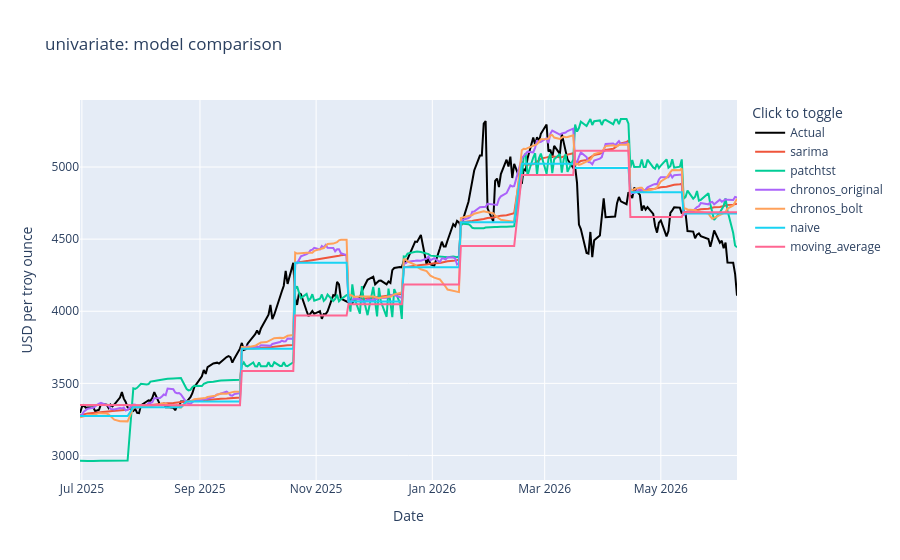
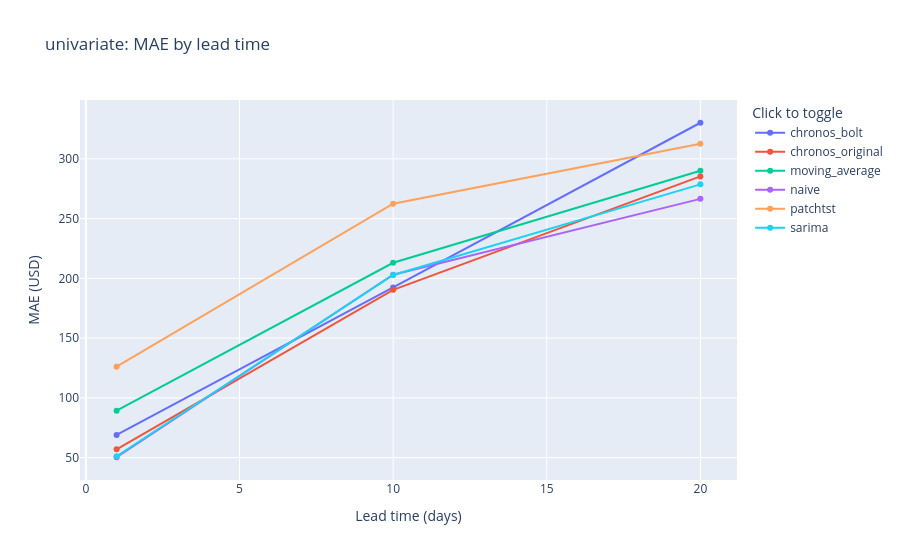

The notebook cell these images were saved under, in order:
### Code cell
univariate_results = {name: r for name, r in {
    'sarima': sarima_result, 'patchtst': patchtst_result,
    'chronos_original': chronos_original_result, 'chronos_bolt': chronos_bolt_result,
    **univariate_baselines,
}.items() if r is not None}  # disabled models (enabled=false) are None and dropped here, so downstream comparisons never see them
univariate_metrics, univariate_forecast_fig, univariate_lead_time_fig = compare_results(univariate_results, 'univariate', data_hash)
display(univariate_metrics)
display(univariate_forecast_fig)
display(univariate_lead_time_fig)

### Figure 1 — Plotly figure (JSON) as saved in the notebook; plotly's stock layout.template omitted (floating-point values rounded to 4 significant figures; data arrays with more than 128 entries replaced by an {"elided": "..."} marker saying what was removed)
{"data": [{"line": {"color": "black", "width": 2}, "name": "Actual", "type": "scatter", "x": {"elided": "240 str values"}, "y": {"elided": "240 float values"}}, {"mode": "lines", "name": "sarima", "type": "scatter", "x": {"elided": "240 str values"}, "y": {"elided": "240 float values"}}, {"mode": "lines", "name": "patchtst", "type": "scatter", "x": {"elided": "240 str values"}, "y": {"elided": "240 float values"}}, {"mode": "lines", "name": "chronos_original", "type": "scatter", "x": {"elided": "240 str values"}, "y": {"elided": "240 float values"}}, {"mode": "lines", "name": "chronos_bolt", "type": "scatter", "x": {"elided": "240 str values"}, "y": {"elided": "240 float values"}}, {"mode": "lines", "name": "naive", "type": "scatter", "x": {"elided": "240 str values"}, "y": {"elided": "240 float values"}}, {"mode": "lines", "name": "moving_average", "type": "scatter", "x": {"elided": "240 str values"}, "y": {"elided": "240 float values"}}], "layout": {"hovermode": "x unified", "legend": {"title": {"text": "Click to toggle"}}, "title": {"text": "univariate: model comparison"}, "xaxis": {"title": {"text": "Date"}}, "yaxis": {"title": {"text": "USD per troy ounce"}}}}

### Figure 2 — Plotly figure (JSON) as saved in the notebook; plotly's stock layout.template omitted (floating-point values rounded to 4 significant figures)
{"data": [{"mode": "lines+markers", "name": "chronos_bolt", "type": "scatter", "x": [1, 10, 20], "y": [69.03, 192.4, 330.2]}, {"mode": "lines+markers", "name": "chronos_original", "type": "scatter", "x": [1, 10, 20], "y": [57.01, 190.4, 285.3]}, {"mode": "lines+markers", "name": "moving_average", "type": "scatter", "x": [1, 10, 20], "y": [89.24, 213.0, 290.0]}, {"mode": "lines+markers", "name": "naive", "type": "scatter", "x": [1, 10, 20], "y": [50.32, 203.0, 266.5]}, {"mode": "lines+markers", "name": "patchtst", "type": "scatter", "x": [1, 10, 20], "y": [126.1, 262.4, 312.6]}, {"mode": "lines+markers", "name": "sarima", "type": "scatter", "x": [1, 10, 20], "y": [51.16, 202.8, 278.6]}], "layout": {"legend": {"title": {"text": "Click to toggle"}}, "title": {"text": "univariate: MAE by lead time"}, "xaxis": {"title": {"text": "Lead time (days)"}}, "yaxis": {"title": {"text": "MAE (USD)"}}}}
